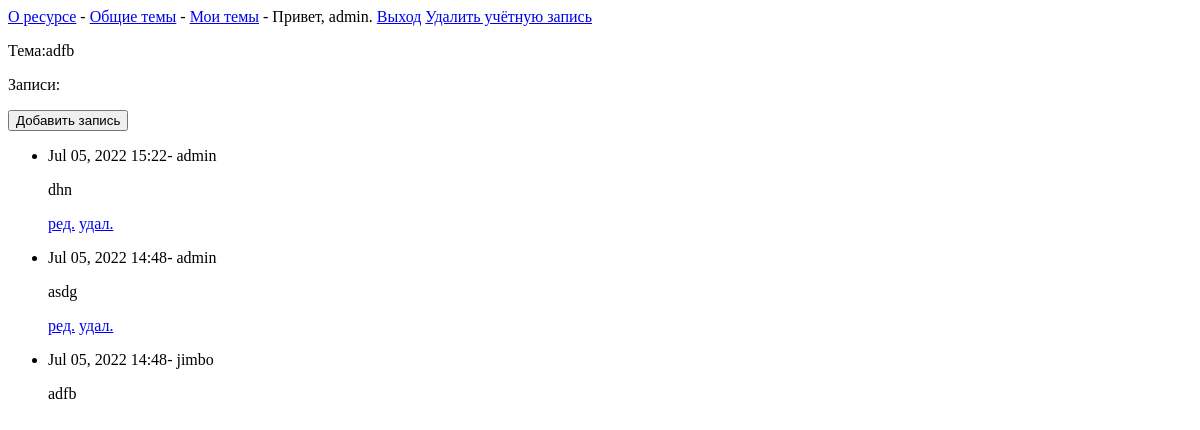
The page /topic/1/ (signed in) on the database as committed earlier.
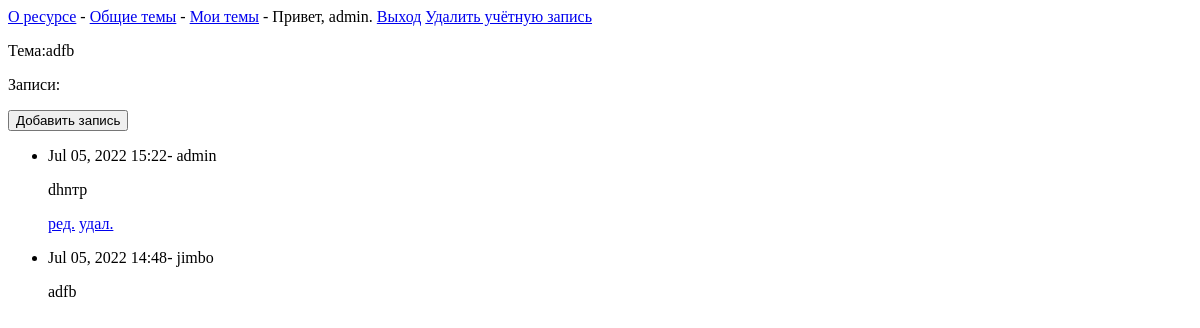
The same page on the database as committed later.
### learning_logs/models.py (models this page shows, shortened)
class Topic(models.Model):
    text = models.CharField(max_length=200) #атрибут для хранения текста
    data_added = models.DateTimeField(auto_now_add=True) #присвоить тек.дату
    owner = models.ForeignKey(User, on_delete=models.CASCADE)
    public = models.BooleanField(default=False)
    def __str__(self):
        return self.text

class Entry(models.Model):
    topic = models.ForeignKey(Topic, on_delete=models.CASCADE)#присвоить ключ, связь с топиком
    text = models.TextField() #атрибут для хранения текста
    data_added = models.DateTimeField(auto_now_add=True) #присвоить тек.дату
    user_for_public = models.ForeignKey(User, on_delete=models.CASCADE)
    class Meta:
        verbose_name_plural = 'entreis'

### learning_logs/views.py (the view)
# urls.py: path('topic/<int:topic_id>/', views.topic, name='topic'),
@login_required
def topic(request, topic_id):
    topic = Topic.objects.get(id=topic_id)
    if topic.public == False: #если тема не общая, то
        chek_topic_owner(topic, request)
    entries = topic.entry_set.order_by('-data_added')
    context = {'topic' : topic, 'entries' : entries}
    return render(request, 'learning_logs/topic.html', context)

### learning_logs/templates/learning_logs/topic.html (shortened to what this page needs)
{% extends "learning_logs/base.html" %}
{% block content %}
  <p>Тема:{{ topic }}</p>
  <p>Записи:</p>
  <form action="{% url 'learning_logs:new_entry' topic.id %}" method='post'>
    <input type="submit" value="Добавить запись">
</form>
  <ul>
  {% for entry in entries %}
    <li>
      <p>{{ entry.data_added|date:'M d, Y H:i' }}-
{{entry.user_for_public}}</p>
      <p>{{ entry.text|linebreaks }}</p>
      <p>
	{% if entry.user_for_public == request.user %}
	  <a href="{% url 'learning_logs:edit_entry' entry.id %}">ред.</a>
	  <a href="{% url 'learning_logs:del_entry' entry.id %}">удал.</a>
	{% endif %}
      </p>
    </li>
  {% empty %}
    <li>Пока нет записей.</li>
    {% endfor %}
  </ul>
{% endblock content %}

### learning_logs/templates/learning_logs/base.html
<p>
  <a href="{% url 'learning_logs:index' %}">О ресурсе</a> -
  <a href="{% url 'learning_logs:public_topics' %}">Общие темы</a> -
  <a href="{% url 'learning_logs:topics' %}">Мои темы</a> -
  {% if user.is_authenticated %}
    Привет, {{ user.username }}.
    <a href="{% url 'users:logout' %}">Выход</a>
    <a href="{% url 'users:del_user' user.id %}">Удалить учётную запись</a>
  {% else %}
    <a href="{% url 'users:register' %}">Регистрация</a>
    <a href="{% url 'users:login' %}">Вход</a>
  {% endif %}
</p>
{% block content %}{% endblock content %}

Rows that differ between the two databases and show on the page:
removed Entry: data_added "Jul 05, 2022 14:48", user_for_public "admin", text "asdg", shows "ред."
changed Entry "admin": text "dhn" → "dhnтр"
